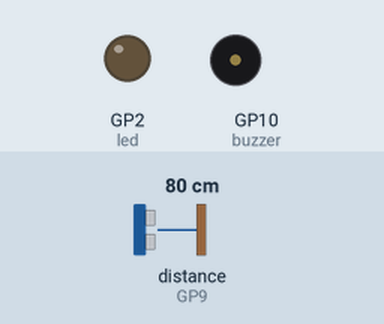
This program was run on a simulated Raspberry Pi Pico running MicroPython. Parts: output pins drawn as LEDs (lit = HIGH), buzzer (waves = sounding). Dashed ring = blinking. Inputs (shaded band) come from the test bench; at power-on: distance to the obstacle (sensor on GP9) 80 cm. The echo pulse lasts 58.3 µs per cm; pins used as bus, display or sensor lines are not drawn; what the program prints to the serial console is not drawn.

Above: at 1.2 s.
1.3 s: distance to the obstacle (sensor on GP9) set to 76 cm
At 2.4 s:
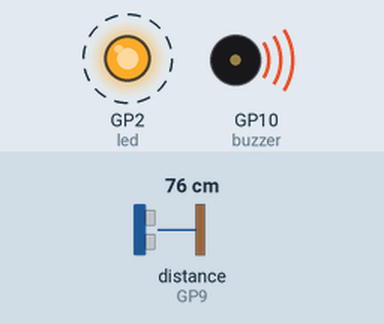
7.1 s: distance to the obstacle (sensor on GP9) set to 17 cm
10.6 s: distance to the obstacle (sensor on GP9) set to 13 cm
At 11.4 s:
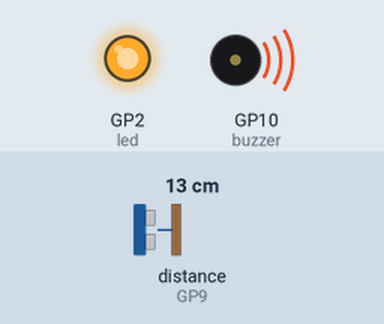
13.3 s: distance to the obstacle (sensor on GP9) set to 18 cm
At 13.55 s:
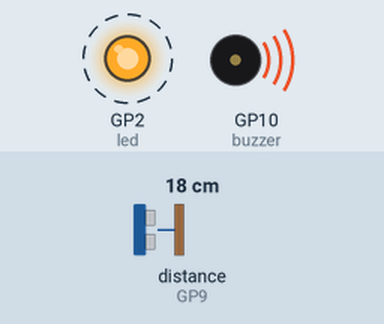
16.8 s: distance to the obstacle (sensor on GP9) set to 2 cm
At 17.7 s:
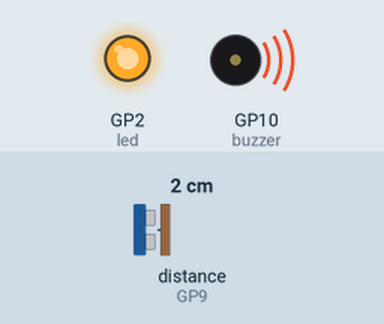
Timing chart, 0 to 19.8 s (numbered marks = the images above; inputs shaded):
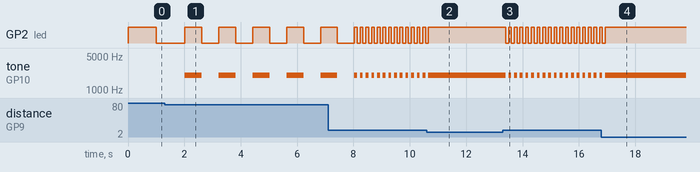

Measured:
- the behaviour switches between 80 and 79 cm on distance to the obstacle (sensor on GP9) (found by bisection; images 0 and 1)
- the behaviour switches between 15 and 14 cm on distance to the obstacle (sensor on GP9) (found by bisection; images 1 and 2)
- after the input at 1.3 s, GP2 (led): alternates HIGH for 0.60 s and LOW for 0.61 s, starting after 1.3 s; tone on GP10 (buzzer): alternates 2000 Hz for 0.60 s and silent for 0.61 s, starting after 0.71 s
- after the input at 10.6 s, GP2 (led): goes on until 10.7 s, then stays HIGH; tone on GP10 (buzzer): goes on until 10.7 s, then stays 2000 Hz
- after the input at 13.3 s, GP2 (led): alternates HIGH for 0.10 s and LOW for 0.10 s, starting after 0.10 s; tone on GP10 (buzzer): alternates 2000 Hz for 0.10 s and silent for 0.10 s, starting after 0.10 s
- after the input at 16.8 s, GP2 (led): goes on until 16.9 s, then stays HIGH; tone on GP10 (buzzer): goes on until 16.9 s, then stays 2000 Hz

The program:

21_ParkSensoru.py
```python
#Park Sensörü#                    #// Araçlardaki park sensörünü sesli ve LED ile simüle eden uygulama //#

from machine import Pin, PWM
import utime
trigger = Pin(8, Pin.OUT)               # Sinyal gönderen pindir.
echo = Pin(9, Pin.IN)                   # Gönderilen sinyali okuyan pindir.

buzzer = PWM(Pin(10))
buzzer.freq(2000);
buzzer.duty_u16(0)

led = Pin(2, Pin.OUT)

def mesafe():                            # Mesafeyi hesaplayan fonksiyon.
    trigger.low()                        # trig pinini kapattık.
    utime.sleep_us(2)                    # 2 mikrosnaiye kapalı bekledik.
    trigger.high()                       # trig pinini açtık.
    utime.sleep_us(5)                    # trig pinini 5 mikrosnaiye açık bıraktık, böylece mesafeyi ölçmek için 5 mikrosaniye sinyal gönderdik.
    trigger.low()                        # Sinyali gönderdikten sonra trig pinini tekrar kapattık.
    # Aşağıda echo pini ile trigden gönderdiğimiz sinyali okuyacağız.
    while echo.value() == 0:             # Burada sinyal almadığı zaman ölçülüyor.
        sinyalKapali = utime.ticks_us()
    while echo.value() == 1:             # Burada sinyal aldığı zaman ölçülüyor.
        sinyalAcik = utime.ticks_us()
    gecenZaman = sinyalAcik - sinyalKapali    # İki sinyal arasındaki geçen zaman hesaplanıyor.
    uzaklik = (gecenZaman * 0.0343) / 2 # Uzaklık ölçülen zaman göre hesaplanıyor. Formül HC-SR04' ün çalışma prensibidir.
    print("Uzaklık= ",uzaklik,"cm")

    if uzaklik <= 15:         # Mesafe 15 cm den az olursa kesintisiz ışık ve sesli uyarı.
        buzzer.duty_u16(40000)
        led.value(1)
    elif uzaklik <= 25:       # Mesafe 25 cm den az olursa çok hızlı ışık ve sesli uyarı.
        buzzer.duty_u16(40000)
        led.value(1)
        utime.sleep(0.1)
        buzzer.duty_u16(0)
        led.value(0)
        utime.sleep(0.1)

    elif uzaklik <= 35:       # Mesafe 35 cm den az olursa hızlı ışık ve sesli uyarı.
        buzzer.duty_u16(40000)
        led.value(1)
        utime.sleep(0.2)
        buzzer.duty_u16(0)
        led.value(0)
        utime.sleep(0.2)

    elif uzaklik <= 50:      # Mesafe 50 cm den az olursa normal ışık ve sesli uyarı.
        buzzer.duty_u16(40000)
        led.value(1)
        utime.sleep(0.4)
        buzzer.duty_u16(0)
        led.value(0)
        utime.sleep(0.4)

    elif uzaklik <= 80:     # Mesafe 80 cm den az olursa az ışık ve sesli uyarı.
        buzzer.duty_u16(40000)
        led.value(1)
        utime.sleep(0.6)
        buzzer.duty_u16(0)
        led.value(0)
        utime.sleep(0.6)

    elif uzaklik <= 120:    # Mesafe 120 cm den az olursa 1sn aralıklarla sadece sesli uyarı.
        led.value(1)
        utime.sleep(1)
        led.value(0)
        utime.sleep(1)
    else:                   # Mesafe 120 cm den çok olursa uyarı verme.
        buzzer.duty_u16(0)
        led.value(0)

while True:
    mesafe()
```
